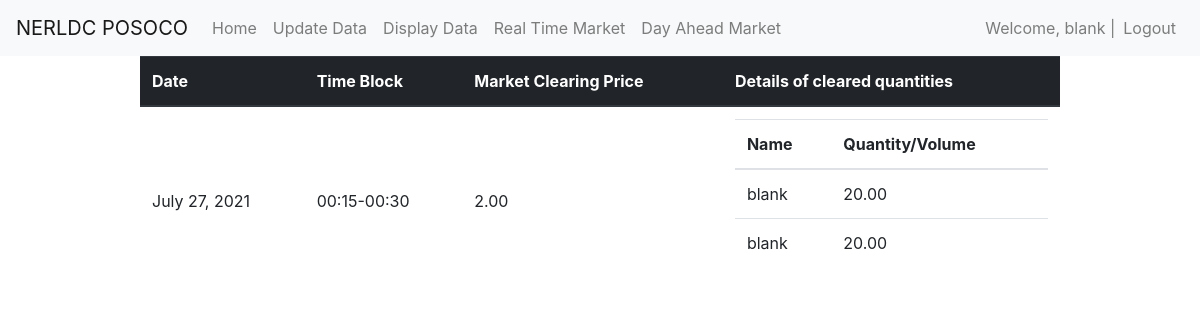
Before: /buyer/clearedreserveup/dat/ (signed in) with the older database file.
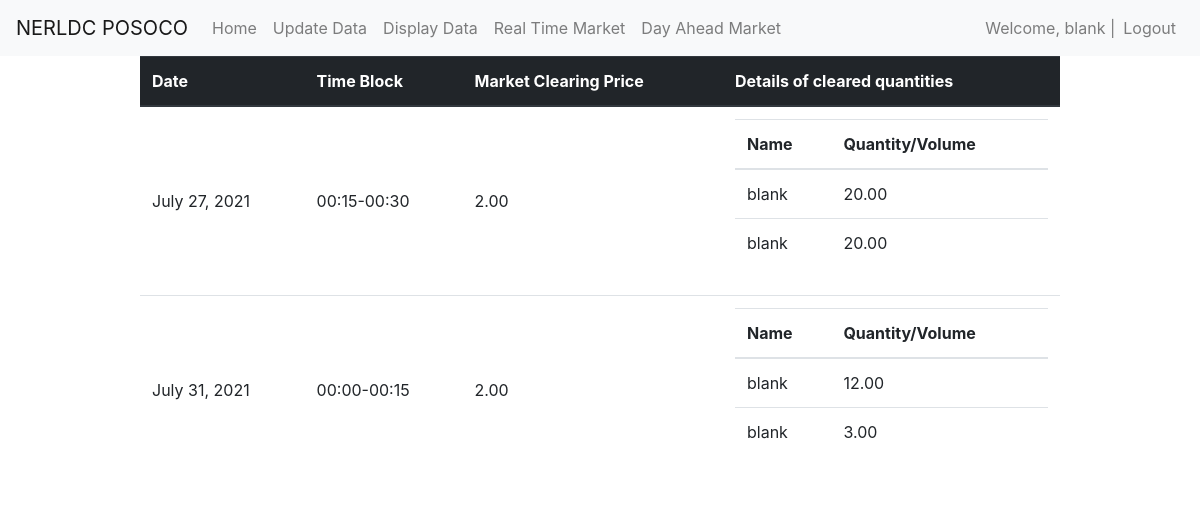
After: the same page with the newer database file.
### buyer/models.py (models this page shows)
class ClearedReserveUp(models.Model):
    user = models.ForeignKey(User, on_delete=CASCADE)
    mcp = models.DecimalField(max_digits=5, decimal_places=2)
    time_block = models.CharField(max_length=20, default="NoTime")
    date = models.DateField(default=timezone.now)
    is_rtm = models.BooleanField(default=False)
    is_dat = models.BooleanField(default=False)
    created_at = models.DateTimeField(
        default=timezone.now)

class ClearEntityUp(models.Model):
    clearedreserve = models.ForeignKey(ClearedReserveUp, on_delete=CASCADE)
    name = models.CharField(max_length=200)
    amount = models.DecimalField(max_digits=5, decimal_places=2)

### buyer/views.py (the view)
# urls.py: path('clearedreserveup/<str:type>/', dispclearup, name='clearedreserveup'),
def dispclearup(response, type):
    is_rtm = False
    is_dat = False
    if(type == "dat"):
        is_dat = True
    if(type == "rtm"):
        is_rtm = True
    clearedreserve = response.user.clearedreserveup_set.filter(
        is_dat=is_dat, is_rtm=is_rtm).order_by('time_block').order_by('date')
    return render(response, 'buyer/clearedupdata.html', {"clearedreserve": clearedreserve})

### buyer/templates/buyer/clearedupdata.html (shortened to what this page needs)
{% extends "buyer/base.html" %}
{% block content %}
<div class="container">
    <div class="row justify-content-center">
        <div class="col-10">
            <table class="table">
                <thead class="thead-dark">
                    <tr>
                        <th>
                            Date
                        </th>
                        <th>
                            Time Block
                        </th>
                        <th>
                            Market Clearing Price
                        </th>
                        <th>
                            Details of cleared quantities
                        </th>
                    </tr>
                </thead>
                {% for cleared in clearedreserve %}
                <tr>
                    <td class="align-middle">
                        {{ cleared.date }}
                    </td>
                    <td class="align-middle">
                        {{ cleared.time_block }}
                    </Td>
                    <td class="align-middle">
                        {{ cleared.mcp }}
                    </td>
                    <td>
                        <table class="table">
                            <thead class="thead">
                                <tr>
                                    <th>
                                        Name
                                    </th>
                                    <th>
                                        Quantity/Volume
                                    </th>
                                </tr>
                            </thead>
                            {% for clearedentity in cleared.clearentityup_set.all %}
                            <tr>
                                <td>
                                    {{ clearedentity.name }}
                                </td>
                                <td>
                                    {{ clearedentity.amount }}
                                </td>
                            </tr>
                            {% endfor %}
                        </table>
                    </td>
                </tr>
                {% endfor %}
            </table>
        </div>
    </div>
</div>
{% endblock %}

Changed rows visible on the page:
added ClearedReserveUp: date "July 31, 2021", time_block "00:00-00:15", mcp "2.00"
added ClearEntityUp: name "blank", amount "12.00", shown under "July 31, 2021"
added ClearEntityUp: name "blank", amount "3.00", shown under "July 31, 2021"
